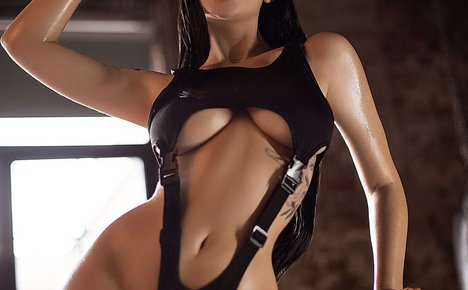
#> input picture media/fish_images/20250310_130833.jpg, 468 x 290 px
$ python -i models.py   (imports and definitions only)
#> lines starting #> are read from the running program, lines starting #| are printed output that depends on the picture
from django.db import models
from PIL import Image, ExifTags
from django.contrib.auth.models import User
import os
from io import BytesIO
from django.core.files.base import ContentFile
from PIL.Image import Resampling
from django.core.files.storage import default_storage

def compress_and_crop_image(image, quality=85, target_width=500, target_height=500):
    # Abrir la imagen con Pillow
#> called with image = '../media/fish_images/20250310_130833.jpg', quality = 85, target_width = 500, target_height = 500
    img = Image.open(image)
#> img is the input picture: PIL image 468x290 RGB; mean R, G, B 109.5, 86.8, 78.8

    # Corregir la orientación basada en los metadatos EXIF
    try:
        for orientation in ExifTags.TAGS.keys():
            if ExifTags.TAGS[orientation] == "Orientation":
                break
        exif = img._getexif()
        if exif and orientation in exif:
            if exif[orientation] == 3:
                img = img.rotate(180, expand=True)
            elif exif[orientation] == 6:
                img = img.rotate(270, expand=True)
            elif exif[orientation] == 8:
                img = img.rotate(90, expand=True)
    except (AttributeError, KeyError, IndexError):
        # La imagen no tiene datos EXIF o no se pueden procesar
        pass

    # Convertir a modo RGB si es necesario
    if img.mode in ("RGBA", "P"):
        img = img.convert("RGB")

    # Obtener dimensiones originales
    original_width, original_height = img.size
#> original_width = 468; original_height = 290
    original_ratio = original_width / original_height
#> original_ratio = 1.61
    target_ratio = target_width / target_height

    # Redimensionar para que la imagen cubra el área requerida
    if original_ratio > target_ratio:
        # La imagen es más ancha que el objetivo; ajustar altura y recortar ancho
        new_height = target_height
        new_width = int(new_height * original_ratio)
#> new_width = 806
    else:
        # La imagen es más alta que el objetivo; ajustar ancho y recortar altura
        new_width = target_width
        new_height = int(new_width / original_ratio)

    # Redimensionar la imagen manteniendo el aspecto
    img = img.resize((new_width, new_height), Image.Resampling.LANCZOS)
#> img: PIL image 806x500 RGB

    # Calcular el recorte para centrar la imagen
    left = (new_width - target_width) // 2
#> left = 153
    top = (new_height - target_height) // 2
    right = left + target_width
#> right = 653
    bottom = top + target_height
    img = img.crop((left, top, right, bottom))
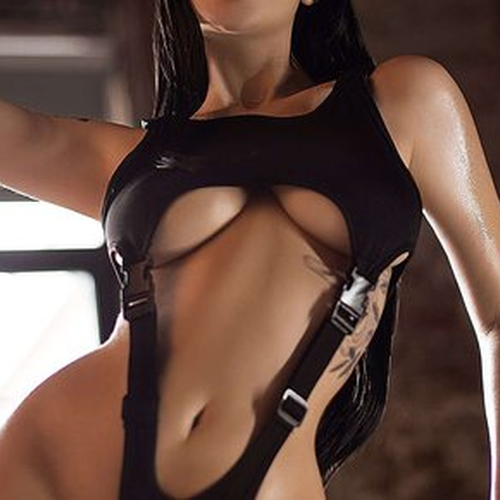
#> img: PIL image 500x500 RGB; mean R, G, B 102.8, 76.7, 67

    # Guardar la imagen comprimida en un buffer
    buffer = BytesIO()
    img.save(buffer, format='JPEG', quality=quality)
    buffer.seek(0)

    # Retornar la imagen comprimida y recortada
#> (the run stopped early here; a loop or call above may not have finished)
